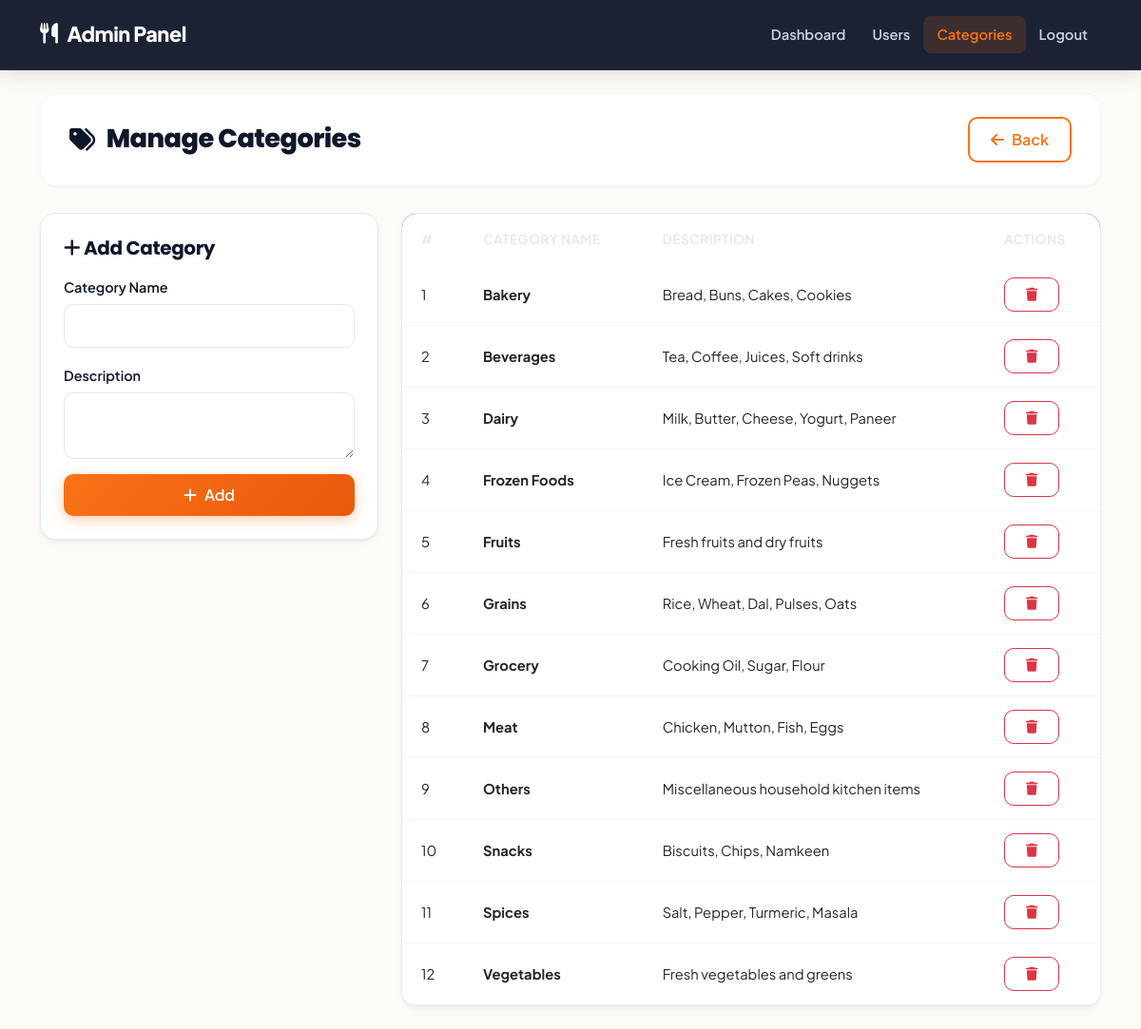
Screenshot of /admin/categories.php (signed in) with the database file from the repository.
### tables this page shows
CREATE TABLE IF NOT EXISTS `categories` (
  `id` INT AUTO_INCREMENT PRIMARY KEY,
  `name` VARCHAR(100) NOT NULL,
  `description` TEXT,
  `created_at` TIMESTAMP DEFAULT CURRENT_TIMESTAMP
);

### admin/categories.php (the view, shortened to what this page needs)
<?php
include '../config/database.php';
$categories = $conn->query("SELECT * FROM categories ORDER BY name");
?>
<!DOCTYPE html>
<html lang="en">
<head>
    <link href="https://cdn.jsdelivr.net/npm/bootstrap@5.3.0/dist/css/bootstrap.min.css" rel="stylesheet">
    <link href="https://cdnjs.cloudflare.com/ajax/libs/font-awesome/6.4.0/css/all.min.css" rel="stylesheet">
    <link href="../css/style.css" rel="stylesheet">
</head>
<body>
    <nav class="navbar navbar-expand-lg navbar-dark bg-dark">
        <div class="container">
            <a class="navbar-brand" href="dashboard.php"><i class="fas fa-utensils"></i> Admin Panel</a>
            <div class="collapse navbar-collapse">
                <ul class="navbar-nav ms-auto">
                    <li class="nav-item"><a class="nav-link" href="dashboard.php">Dashboard</a></li>
                    <li class="nav-item"><a class="nav-link" href="users.php">Users</a></li>
                    <li class="nav-item"><a class="nav-link active" href="categories.php">Categories</a></li>
                    <li class="nav-item"><a class="nav-link" href="../logout.php">Logout</a></li>
                </ul>
            </div>
        </div>
    </nav>
    <div class="container my-4">
        <div class="page-header">
            <h2><i class="fas fa-tags"></i> Manage Categories</h2>
            <a href="dashboard.php" class="btn btn-outline-primary"><i class="fas fa-arrow-left"></i> Back</a>
        </div>
        <div class="row g-4">
            <div class="col-md-4">
                <div class="card p-4">
                    <h5 class="mb-3"><i class="fas fa-plus"></i> Add Category</h5>
                    <form method="POST" action="">
                        <div class="mb-3">
                            <label class="form-label">Category Name</label>
                            <input type="text" name="name" class="form-control" required>
                        </div>
                        <div class="mb-3">
                            <label class="form-label">Description</label>
                            <textarea name="description" class="form-control" rows="2"></textarea>
                        </div>
                        <button type="submit" class="btn btn-primary w-100"><i class="fas fa-plus"></i> Add</button>
                    </form>
                </div>
            </div>
            <div class="col-md-8">
                <div class="table-responsive">
                    <table class="table">
                        <thead>
                            <tr>
                                <th>#</th>
                                <th>Category Name</th>
                                <th>Description</th>
                                <th>Actions</th>
                            </tr>
                        </thead>
                        <tbody>
                            <?php $n = 1; while ($cat = $categories->fetch_assoc()): ?>
                                <tr>
                                    <td><?php echo $n++; ?></td>
                                    <td><strong><?php echo htmlspecialchars($cat['name']); ?></strong></td>
                                    <td><?php echo htmlspecialchars($cat['description'] ?? ''); ?></td>
                                    <td>
                                        <a href="categories.php?delete=<?php echo $cat['id']; ?>" class="btn btn-sm btn-outline-danger delete-btn">
                                            <i class="fas fa-trash"></i>
                                        </a>
                                    </td>
                                </tr>
                            <?php endwhile; ?>
                        </tbody>
                    </table>
                </div>
            </div>
        </div>
    </div>
</body>
</html>

### css/style.css (style rules this page uses)
:root { --primary: #f97316; --primary-hover: #ea580c; --primary-dark: #c2410c; --primary-light: #fff7ed; --primary-soft: rgba(249, 115, 22, 0.12); --secondary: #0f172a; --secondary-hover: #1e293b; --slate-600: #475569; --slate-500: #64748b; --slate-400: #94a3b8; --slate-200: #e2e8f0; --slate-100: #f1f5f9; --slate-50: #f8fafc; --success: #10b981; --success-soft: rgba(16, 185, 129, 0.12); --danger: #ef4444; --danger-soft: rgba(239, 68, 68, 0.12); --warning: #f59e0b; --warning-soft: rgba(245, 158, 11, 0.12); --info: #0ea5e9; --info-soft: rgba(14, 165, 233, 0.12); --body-bg: #fdfbf7; --card-bg: #ffffff; --border-color: #e2e8f0; --border-radius: 16px; --border-radius-sm: 10px; --border-radius-lg: 24px; --shadow-xs: 0 1px 3px rgba(0,0,0,0.04); --shadow-sm: 0 4px 6px -1px rgba(0,0,0,0.05), 0 2px 4px -2px rgba(0,0,0,0.05); --shadow-md: 0 10px 15px -3px rgba(0,0,0,0.06), 0 4px 6px -4px rgba(0,0,0,0.05); --shadow-lg: 0 20px 25px -5px rgba(0,0,0,0.08), 0 8px 10px -6px rgba(0,0,0,0.04); --shadow-hover: 0 22px 35px -8px rgba(249, 115, 22, 0.18); --transition: all 0.3s cubic-bezier(0.4, 0, 0.2, 1); }
* { box-sizing: border-box; }
body { font-family: 'Plus Jakarta Sans', 'Poppins', sans-serif; background-color: var(--body-bg); color: #1e293b; min-height: 100vh; display: flex; flex-direction: column; line-height: 1.6; overflow-x: hidden; -webkit-font-smoothing: antialiased; }
a { text-decoration: none; color: inherit; transition: var(--transition); }
h1, h2, h3, h4, h5, h6 { font-family: 'Poppins', sans-serif; font-weight: 700; color: var(--secondary); letter-spacing: -0.02em; }
.navbar { background: rgba(15, 23, 42, 0.95) !important; backdrop-filter: blur(14px); -webkit-backdrop-filter: blur(14px); box-shadow: 0 4px 20px rgba(0,0,0,0.12); padding: 14px 0; position: sticky; top: 0; z-index: 1030; border-bottom: 1px solid rgba(255,255,255,0.08); }
.navbar-brand { font-weight: 800; font-size: 1.35rem; color: #ffffff !important; display: flex; align-items: center; gap: 10px; letter-spacing: -0.02em; }
.nav-link { font-weight: 600; font-size: 0.92rem; color: #cbd5e1 !important; padding: 8px 14px !important; border-radius: 8px; transition: var(--transition); display: inline-flex; align-items: center; gap: 7px; }
.nav-link:hover, .nav-link.active { color: #ffffff !important; background: rgba(255,255,255,0.09); }
.nav-link.active { color: var(--primary) !important; background: rgba(249, 115, 22, 0.15); }
.btn { font-weight: 600; border-radius: var(--border-radius-sm); padding: 10px 22px; transition: var(--transition); display: inline-flex; align-items: center; justify-content: center; gap: 8px; }
.btn-primary { background: linear-gradient(135deg, var(--primary) 0%, var(--primary-hover) 100%); border: none; color: #ffffff; box-shadow: 0 4px 14px rgba(249, 115, 22, 0.35); }
.btn-outline-primary { color: var(--primary); border: 2px solid var(--primary); background: transparent; }
.card { border: 1px solid var(--border-color); border-radius: var(--border-radius); background: #ffffff; box-shadow: var(--shadow-sm); transition: var(--transition); }
.page-header { background: #ffffff; padding: 24px 30px; border-radius: var(--border-radius); box-shadow: var(--shadow-xs); border: 1px solid #f1f5f9; margin-bottom: 28px; display: flex; justify-content: space-between; align-items: center; }
.page-header h2 { font-size: 1.7rem; font-weight: 800; margin: 0; display: flex; align-items: center; gap: 12px; }
.table-responsive { border-radius: var(--border-radius); overflow: hidden; background: #ffffff; border: 1px solid #e2e8f0; box-shadow: var(--shadow-sm); }
.table { margin-bottom: 0; background: #ffffff; }
.table thead { background: #0f172a; color: #ffffff; }
.table thead th { font-weight: 600; font-size: 0.85rem; text-transform: uppercase; letter-spacing: 0.5px; padding: 16px 20px; border: none; color: #e2e8f0; }
.table tbody td { padding: 14px 20px; vertical-align: middle; font-size: 0.92rem; border-bottom: 1px solid #f1f5f9; }
.form-control, .form-select { border-radius: var(--border-radius-sm); padding: 11px 16px; border: 1.5px solid #e2e8f0; font-size: 0.95rem; transition: var(--transition); }
.form-label { font-weight: 600; font-size: 0.9rem; color: var(--secondary); margin-bottom: 6px; }

### rows the page displays
categories: name "Bakery", description "Bread, Buns, Cakes, Cookies"
categories: name "Beverages", description "Tea, Coffee, Juices, Soft drinks"
categories: name "Dairy", description "Milk, Butter, Cheese, Yogurt, Paneer"
categories: name "Frozen Foods", description "Ice Cream, Frozen Peas, Nuggets"
categories: name "Fruits", description "Fresh fruits and dry fruits"
categories: name "Grains", description "Rice, Wheat, Dal, Pulses, Oats"
categories: name "Grocery", description "Cooking Oil, Sugar, Flour"
categories: name "Meat", description "Chicken, Mutton, Fish, Eggs"
categories: name "Others", description "Miscellaneous household kitchen items"
categories: name "Snacks", description "Biscuits, Chips, Namkeen"
categories: name "Spices", description "Salt, Pepper, Turmeric, Masala"
categories: name "Vegetables", description "Fresh vegetables and greens"
